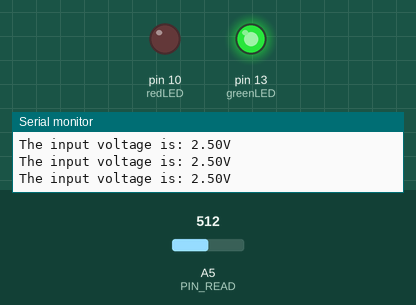
The sketch below on a simulated Arduino Uno, built with avr-gcc and run on an emulated ATmega328P. Shown: output pins drawn as LEDs (lit = HIGH), the last lines printed to the serial monitor. Dashed ring = blinking. The inputs (shaded band) are chosen by the test bench; at power-on: A5 (PIN_READ) = 512.

Above: at 1.3 s.
1.4 s: A5 (PIN_READ) set to 811
3.2 s: A5 (PIN_READ) set to 830
At 4.01 s:
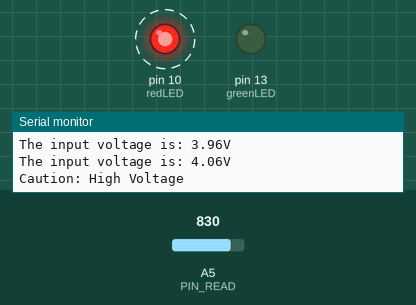
6.2 s: A5 (PIN_READ) set to 716
At 9.1 s:
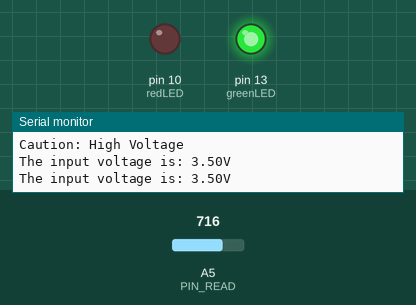
9.2 s: A5 (PIN_READ) set to 900
At 12.3 s:
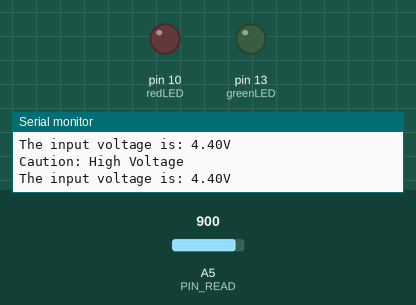
Timing chart, 0 to 13.2 s (numbered marks = the images above; inputs shaded):
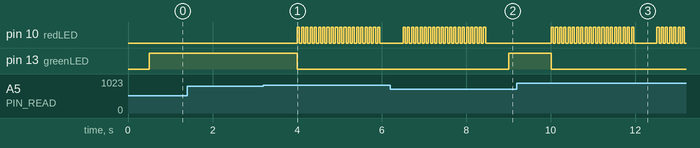

Measured:
- the behaviour switches between 818 and 819 on A5 (PIN_READ) (found by bisection; images 0 and 1)
- after the input at 3.2 s, pin 10 (redLED): alternates HIGH for 0.05 s and LOW for 0.05 s, starting after 0.81 s; pin 13 (greenLED): HIGH → LOW after 0.81 s
- after the input at 6.2 s, pin 13 (greenLED): LOW → HIGH after 2.8 s
- after the input at 9.2 s, pin 10 (redLED): goes 19 × (HIGH 0.05 s, LOW 0.05 s), HIGH 0.05 s, LOW 0.55 s, 6 × (HIGH 0.05 s, LOW 0.05 s), HIGH 0.05 s, then LOW, starting after 0.81 s; pin 13 (greenLED): HIGH → LOW after 0.81 s

The sketch:

day04-if-else-voltage-warning.ino
```cpp
// Day 4 - if / else if / else
// 1) setup(): classify a temperature into ranges with && (no gaps, no overlaps)
// 2) loop(): read a potentiometer, print the voltage, and blink a red LED as a
//    "High Voltage" warning when it goes above 4 V; green LED on when safe.
// Wiring: potentiometer outer legs -> 5V and GND, middle leg -> A5
//         red LED on pin 10, green LED on pin 13 (each with 220 ohm to GND)
// Lesson learned: a floating analog pin gives random drifting readings.

int WarningVoltage = 4;
int PIN_READ = A5;
int redLED = 10;
int greenLED = 13;
float inputVal;
int dt = 500;
int dtL = 50;
int start = 1;
int times = 20;
int initialValue = 1;
float temp = 30;

void setup() {
  Serial.begin(115200);
  pinMode(redLED, OUTPUT);
  pinMode(greenLED, OUTPUT);
  if (temp >= 30 && temp < 40) { Serial.print("Hom nay troi nong: "); Serial.println(temp, 1); }
  else if (temp >= 40 && temp <= 45) { Serial.print("Hom nay troi rat nong: "); Serial.println(temp, 1); }
  else if (temp <= 20 && temp >= 12) { Serial.print("Hom nay troi mat: "); Serial.println(temp, 1); }
  else if (temp < 12 && temp > 5) { Serial.print("Hom nay troi lanh: "); Serial.println(temp, 1); }
  else if (temp > 20 && temp < 30) { Serial.print("Hom nay troi de chiu: "); Serial.println(temp, 1); }
  else { Serial.print("Hom nay khong nen ra ngoai - "); Serial.println(temp, 1); }
}

void loop() {
  inputVal = (5.00 / 1023) * analogRead(PIN_READ);
  Serial.print("The input voltage is: ");
  Serial.print(inputVal, 2);
  Serial.println("V");
  delay(dt);
  if (inputVal >= WarningVoltage) {
    digitalWrite(greenLED, LOW);
    Serial.println("Caution: High Voltage");
    for (start = initialValue; start <= times; start++) {  // reset the counter every time
      digitalWrite(redLED, HIGH);
      delay(dtL);
      digitalWrite(redLED, LOW);
      delay(dtL);
    }
  } else {
    digitalWrite(greenLED, HIGH);
  }
}
```
